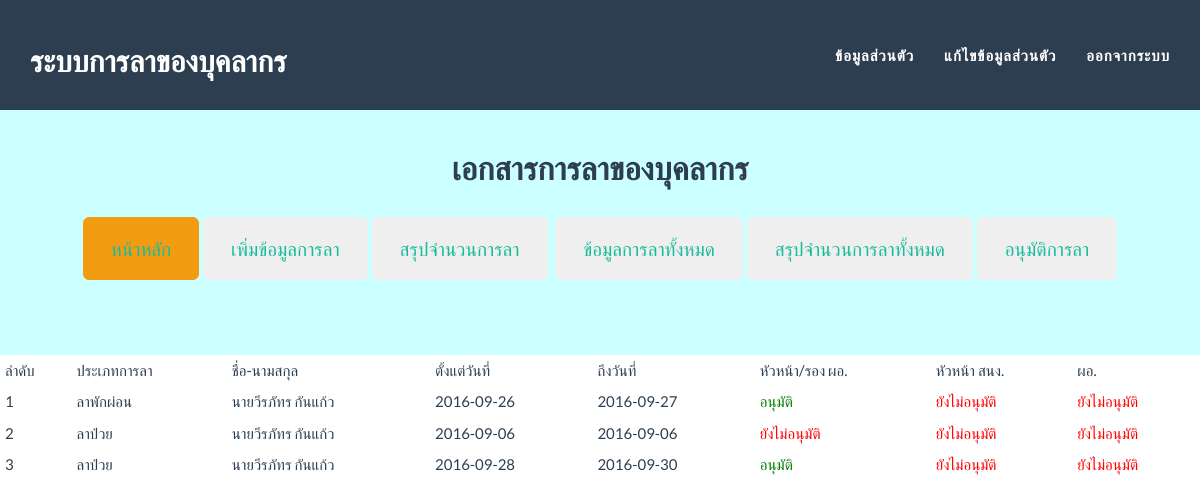
The page /datalaall.php (signed in) on the database its author committed.
### tables this page shows
CREATE TABLE IF NOT EXISTS `la_detail` (
  `id_detail` int(11) NOT NULL AUTO_INCREMENT,
  `id_type` int(11) DEFAULT NULL,
  `sdate` varchar(255) DEFAULT NULL,
  `ndate` varchar(255) DEFAULT NULL,
  `comment` varchar(255) DEFAULT NULL,
  `id_personal` int(11) DEFAULT NULL,
  `id_personal_tan` int(11) NOT NULL,
  `now_date` varchar(50) DEFAULT NULL,
  `status1` varchar(255) DEFAULT NULL,
  `status2` varchar(255) DEFAULT NULL,
  `status3` varchar(255) DEFAULT NULL,
  `file` varchar(255) DEFAULT NULL,
  `namla` int(10) DEFAULT NULL,
  `id_boss` int(5) NOT NULL,
  PRIMARY KEY (`id_detail`)
);

CREATE TABLE IF NOT EXISTS `la_type` (
  `id_type` int(11) NOT NULL DEFAULT '0',
  `nametype` varchar(255) DEFAULT NULL,
  PRIMARY KEY (`id_type`)
);

CREATE TABLE IF NOT EXISTS `la_prefix` (
  `id_prefix` int(11) NOT NULL DEFAULT '0',
  `nameprefix` varchar(255) DEFAULT NULL,
  PRIMARY KEY (`id_prefix`)
);

CREATE TABLE IF NOT EXISTS `la_personal` (
  `id_personal` int(11) NOT NULL DEFAULT '0',
  `id_prefix` int(11) DEFAULT NULL,
  `username` varchar(50) DEFAULT NULL,
  `password` int(11) DEFAULT NULL,
  `fname` varchar(255) DEFAULT NULL,
  `lname` varchar(255) DEFAULT NULL,
  `id_position` int(11) DEFAULT NULL,
  `id_subdepart` int(11) DEFAULT NULL,
  `id_departmaent` int(11) DEFAULT NULL,
  `id_boss` int(11) DEFAULT NULL,
  `tel` varchar(255) DEFAULT NULL,
  `permission` int(5) NOT NULL,
  PRIMARY KEY (`id_personal`)
);

### config.php (called while the page is built, shortened)
<?php
function db()
{
	return $GLOBALS['mysqli'];
}
?>

### datalaall.php (the view, shortened to what this page needs)
<?php
include 'config.php';
?>
<!DOCTYPE html>
<html lang="en">
	<head>
	<link href="css/bootstrap.min.css" rel="stylesheet">
	<link href="css/freelancer.css" rel="stylesheet">
    <link href="css/font.css" rel="stylesheet">
	<link href="font-awesome/css/font-awesome.min.css" rel="stylesheet" type="text/css">
	</head>
<body id="page-top" class="index">
	<?php include 'menu.php';?>
<br>
    <br>
<table class="table table-condensed">
	<tr>
		<td>ลำดับ</td>
		<td>ประเภทการลา</td>
		<td>ชื่อ-นามสกุล</td>
		<td>ตั้งแต่วันที่</td>
		<td>ถึงวันที่</td>
		<td>หัวหน้า/รอง ผอ.</td>
		<td>หัวหน้า สนง.</td>
        <td>ผอ.</td>
        </tr>
<?php
$query = db()->query('SELECT id_detail,id_type,sdate,ndate,comment,id_personal,now_date,status1,status2,status3,file FROM la_detail');
$count=1;
while(list($id_detail,$id_type,$sdate,$ndate,$comment,$id_personal,$now_date,$status1,$status2,$status3,$file) = $query->fetch_row())
{
?>
<tr>
		<td><?php echo $count++;?></td>
		<td><?php
		$query1 = db()->query('SELECT * from la_type where id_type="'.$id_type.'"');
		$row = $query1->fetch_assoc();
		echo $row['nametype'];
		?></td>
		<td><?php
		$query2 = db()->query('SELECT * from la_personal where id_personal="'.$id_personal.'"');
		$row2 = $query2->fetch_assoc();
		$query3 = db()->query('SELECT * from la_prefix where id_prefix="'.$row2['id_prefix'].'"');
		$row3 = $query3->fetch_assoc();
		echo $row3['nameprefix'].$row2['fname']." ".$row2['lname'];
		?></td>
		<td><?php echo $sdate;?></td>
		<td><?php echo $ndate;?></td>
        <td>  <?php
			if($status1==0){
				echo "<font color='red'>ยังไม่อนุมัติ</font>";
			}else{
				echo "<font color='green'>อนุมัติ</font>";
			}
		?></td>
        <td><?php
			if($status2==0){
				echo "<font color='red'>ยังไม่อนุมัติ</font>";
			}else{
				echo "<font color='green'>อนุมัติ</font>";
			}
		?></td>
        <td><?php
			if($status2==0){
				echo "<font color='red'>ยังไม่อนุมัติ</font>";
			}else{
				echo "<font color='green'>อนุมัติ</font>";
			}
		?></td>
		</tr>
<?php
}
?>
</table>
</body>
</html>

### css/freelancer.css (style rules this page uses)
body { overflow-x: hidden; }

### rows shown on the page
la_detail: id_type.nametype "ลาพักผ่อน", la_prefix.nameprefix "นาย", id_personal.fname "วีรภัทร", id_personal.lname "กันแก้ว", sdate "2016-09-26", ndate "2016-09-27", status1 "อนุมัติ", status2 "ยังไม่อนุมัติ"
la_detail: id_type.nametype "ลาป่วย", la_prefix.nameprefix "นาย", id_personal.fname "วีรภัทร", id_personal.lname "กันแก้ว", sdate "2016-09-06", ndate "2016-09-06", status1 "ยังไม่อนุมัติ", status2 "ยังไม่อนุมัติ"
la_detail: id_type.nametype "ลาป่วย", la_prefix.nameprefix "นาย", id_personal.fname "วีรภัทร", id_personal.lname "กันแก้ว", sdate "2016-09-28", ndate "2016-09-30", status1 "อนุมัติ", status2 "ยังไม่อนุมัติ"
